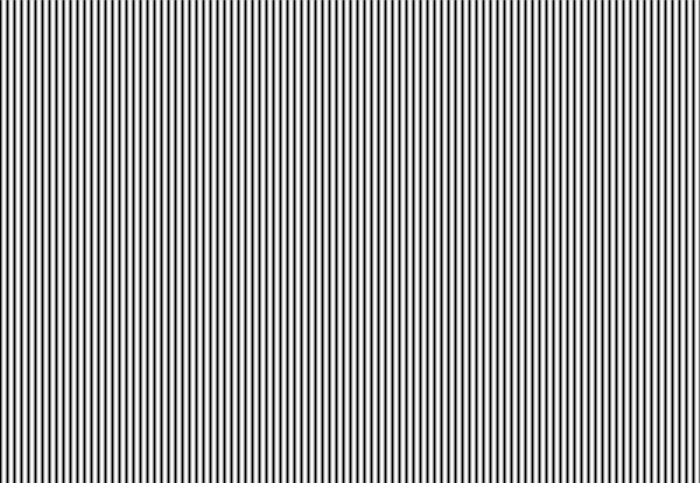
Frame 1 (no input)
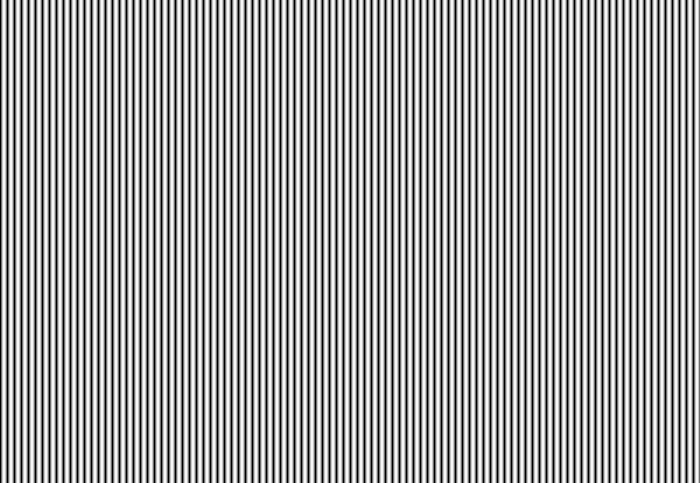
Frame 60 (the mouse pressed at the canvas centre just before this capture)
Frame 120 (the mouse held since frame 60 and released just before this capture): identical to frame 60, image omitted

The Processing sketch that drew these frames (run headless with seeded random() and noise(); from frame 60 on, the mouse is pressed at the canvas centre):

// Processing sketch: processing_35439
// ── processing_35439.pde

void setup() {
  size(700, 483);
}

void draw() {
float[] sinwave = new float[width];

for (int i = 0; i < width; i++) {
  float amount = map(i, 0, width, 0, 100*PI);
  sinwave[i] = abs(sin(amount));
}

for (int i = 0; i < width; i++) {
  stroke(sinwave[i]*255);
  line(i, 0, i, height);
}

}
